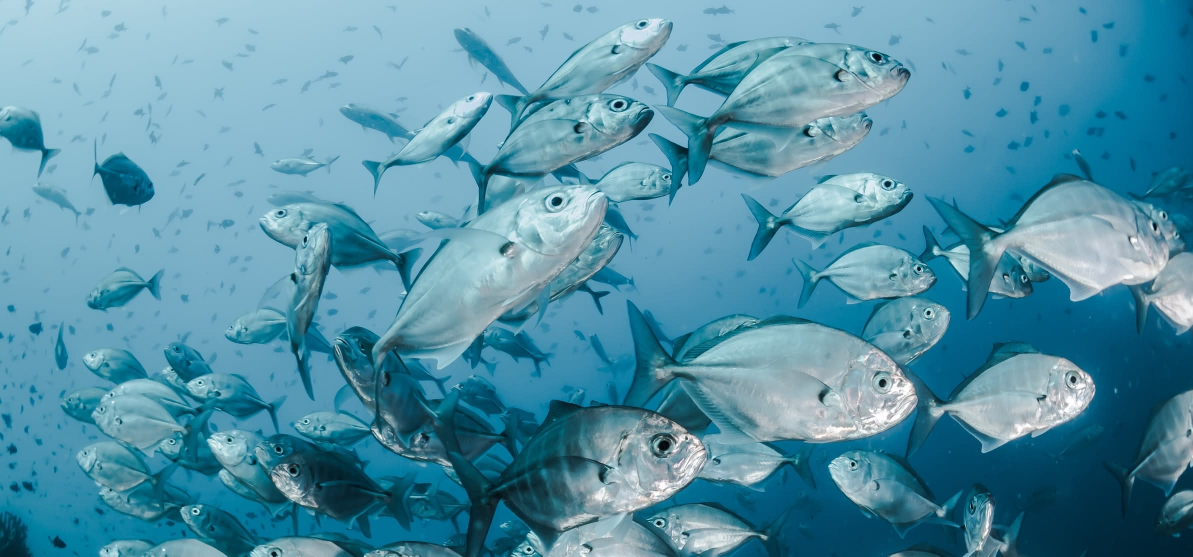
#> input picture Hoc_OpenCV/Chuong_4/fish.jpg, 2386 x 1113 px (shown at 1/2 size)
$ python '4.7_(masking1).py'
#> lines starting #> are read from the running program, lines starting #| are printed output that depends on the picture; after the words box and inside, x2 and y2 are one past the last pixel; in counts of white or black regions, pixels touching at a corner belong together
import cv2 as cv
import numpy as np

img = cv.imread('fish.jpg')
#> img is the input picture: shape (1113, 2386, 3); mean B, G, R 166.4, 144.8, 83.1
img = cv.resize(img, None, fx=0.5, fy=0.5, interpolation=cv.INTER_CUBIC)
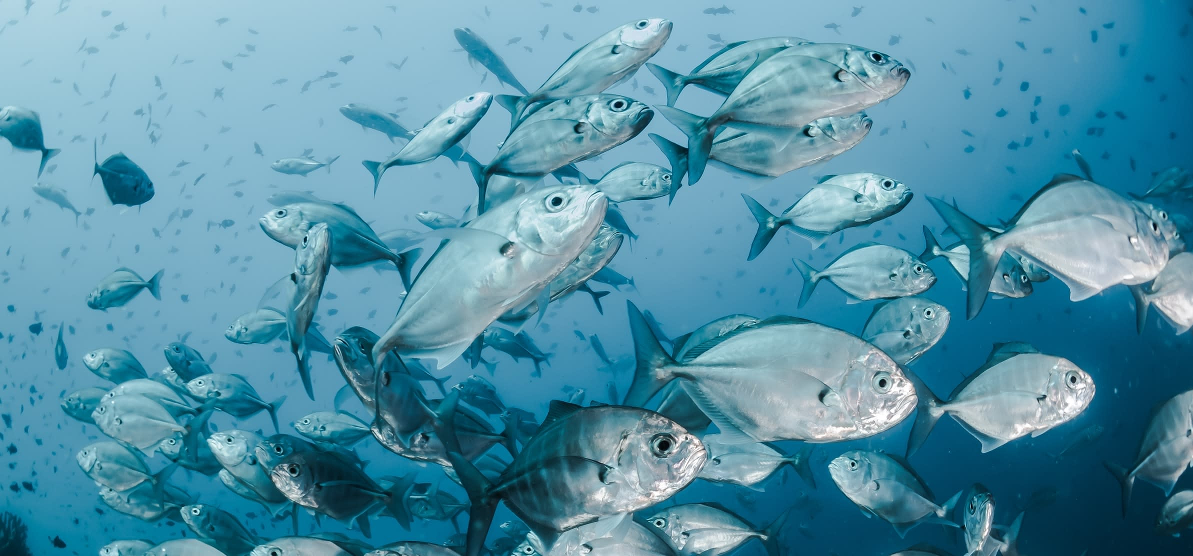
#> img: shape (556, 1193, 3); mean B, G, R 166.4, 144.9, 83.1

# Tạo mặt nạ đen cùng kích thước với ảnh (chỉ lấy 2 chiều đầu tiên h, w)
mask = np.zeros(img.shape[:2], dtype='uint8')
# Vẽ hình tròn trắng lên mặt nạ (khu vực muốn giữ lại)
cv.circle(mask, (60, 50), 50, 255, -1)
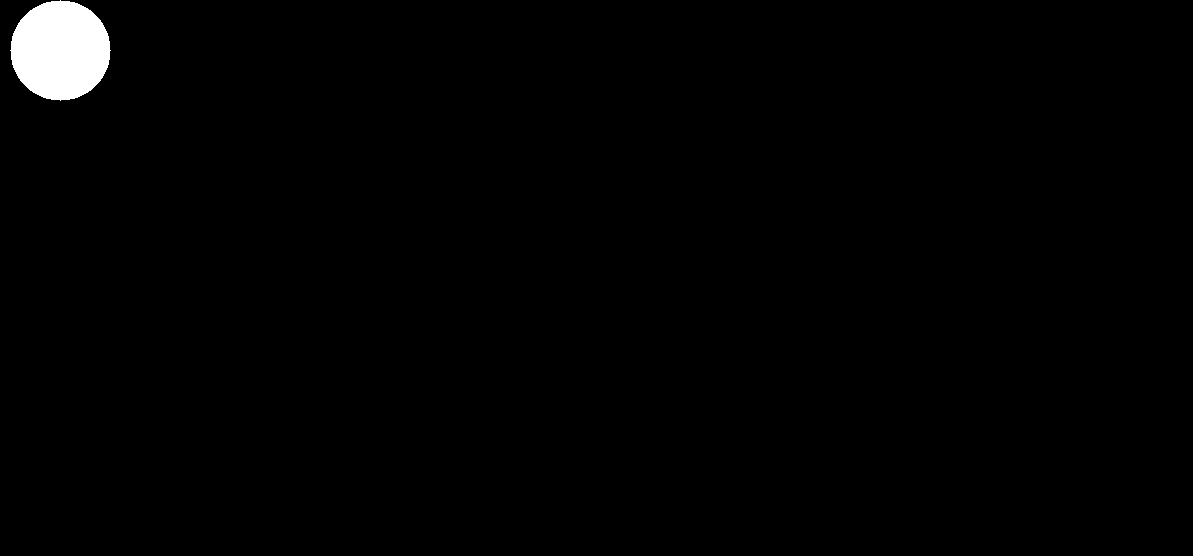
#> mask: shape (556, 1193); 1.2% white; 1 white region, box (x1, y1, x2, y2) and area: (10, 0, 111, 101) 7845

# Áp dụng mặt nạ lên ảnh gốc bằng phép AND
masked = cv.bitwise_and(img, img, mask=mask)

img2 = np.hstack([img, masked])
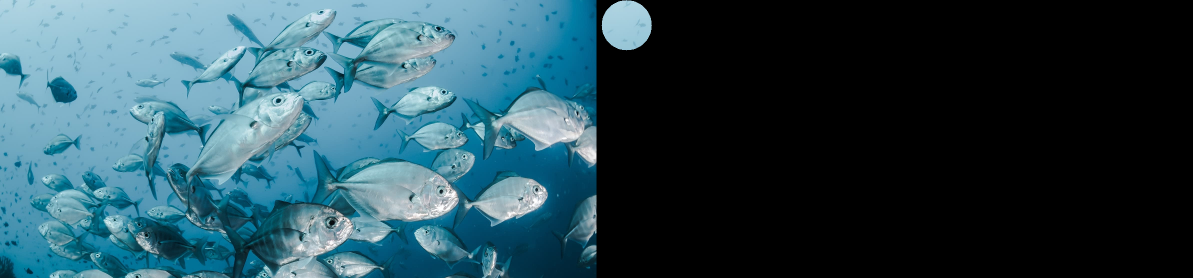
#> img2: shape (556, 2386, 3) (shown at 1/2 size); mean B, G, R 84.5, 73.6, 42.5
cv.imshow('window', img2)
cv.waitKey(0)
cv.destroyAllWindows()
